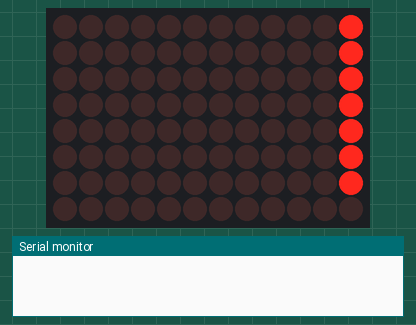
A sketch run on a simulated Arduino Uno R4 WiFi. Parts: 12×8 LED matrix, the last lines printed to the serial monitor.

Above: at 0.24 s.
At 0.91 s:
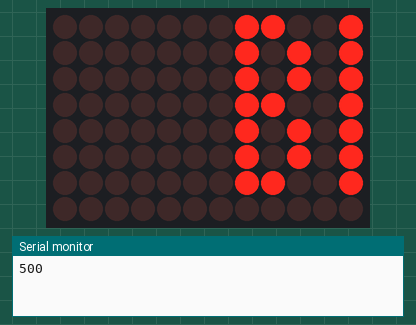
At 1.41 s:
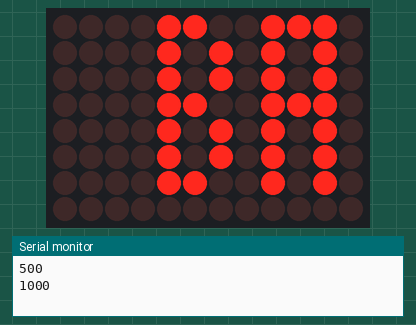
At 2.41 s:
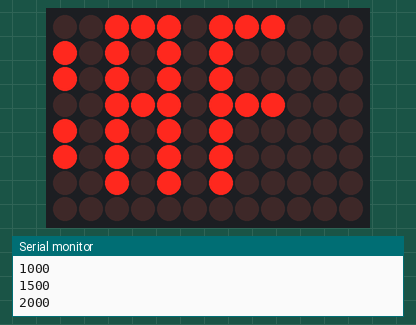
At 3.41 s:
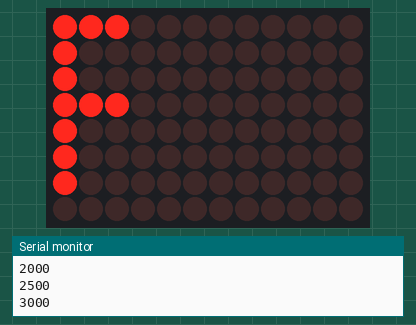
At 4.4 s:
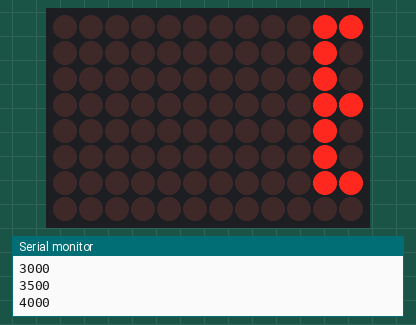

Measured:
- by itself, everything shown: repeats every 4.0 s, in 23 steps

The sketch:

matrix_baf.ino
```cpp
#include "Arduino_LED_Matrix.h"   //Include the LED_Matrix library
#include "animation.h"            //Include animation.h header file

// Create an instance of the ArduinoLEDMatrix class
ArduinoLEDMatrix matrix;

void setup() {
  Serial.begin(115200);
  // you can also load frames at runtime, without stopping the refresh
  matrix.loadSequence(baf);
  matrix.begin();
  // turn on autoscroll to avoid calling next() to show the next frame; the paramenter is in milliseconds
  // matrix.autoscroll(300);
  matrix.play(true);
}

void loop() {
  delay(500);
  Serial.println(millis());
}
```

animation.h
```cpp
const uint32_t baf[][4] = {
	{
		0x0,
		0x0,
		0x0,
		166
	},
	{
		0x100100,
		0x10010010,
		0x1001000,
		166
	},
	{
		0x300200,
		0x20030020,
		0x2003000,
		166
	},
	{
		0x600500,
		0x50060050,
		0x5006000,
		166
	},
	{
		0xc00a00,
		0xa00c00a0,
		0xa00c000,
		166
	},
	{
		0x1901501,
		0x50190150,
		0x15019000,
		166
	},
	{
		0x3302a02,
		0xa03302a0,
		0x2a032000,
		166
	},
	{
		0x6705505,
		0x50670550,
		0x55065000,
		166
	},
	{
		0xce0aa0a,
		0xa0ce0aa0,
		0xaa0ca000,
		166
	},
	{
		0x19d15515,
		0x519d1551,
		0x55195000,
		166
	},
	{
		0x33b2aa2a,
		0xa33b2aa2,
		0xaa32a000,
		166
	},
	{
		0x67755455,
		0x46775545,
		0x54654000,
		166
	},
	{
		0xceeaa8aa,
		0x8ceeaa8a,
		0xa8ca8000,
		166
	},
	{
		0x9dc55055,
		0x9dc5505,
		0x50950000,
		166
	},
	{
		0x3b8aa0aa,
		0x3b8aa0a,
		0xa02a0000,
		166
	},
	{
		0x77054054,
		0x7705405,
		0x40540000,
		166
	},
	{
		0xee0a80a8,
		0xee0a80a,
		0x80a80000,
		166
	},
	{
		0xdc050050,
		0xdc05005,
		0x500000,
		166
	},
	{
		0xb80a00a0,
		0xb80a00a,
		0xa00000,
		166
	},
	{
		0x70040040,
		0x7004004,
		0x400000,
		166
	},
	{
		0xe0080080,
		0xe008008,
		0x800000,
		166
	},
	{
		0xc0000000,
		0xc000000,
		0x0,
		166
	},
	{
		0x80000000,
		0x8000000,
		0x0,
		166
	},
	{
		0x0,
		0x0,
		0x0,
		166
	}
};
```
